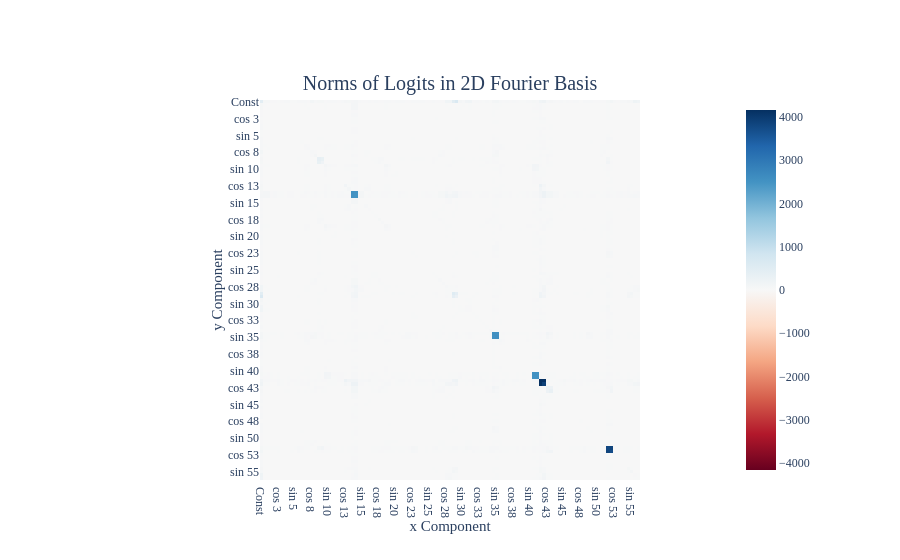

Write notebook code for a chart like this one.
### Code cell
fig = imshow_fourier(fft2d(original_logits[:, :]).norm(dim=-1), 
           title=f'Norms of Logits in 2D Fourier Basis', return_fig=True)
fig.update_layout(coloraxis_colorbar_x = 0.9)
fig.show("vscode+colab")
fig.write_image('images/norm_fourier_logits.png')

### Figure 1 — Plotly figure (JSON) as saved in the notebook; plotly's stock layout.template omitted (floating-point values rounded to 4 significant figures; data arrays with more than 128 entries replaced by an {"elided": "..."} marker saying what was removed)
{"data": [{"coloraxis": "coloraxis", "hovertemplate": "%{x}x * %{y}y<br>Value:%{z:.4f}", "name": "0", "type": "heatmap", "x": ["Const", "cos 1", "sin 1", "cos 2", "sin 2", "cos 3", "sin 3", "cos 4", "sin 4", "cos 5", "sin 5", "cos 6", "sin 6", "cos 7", "sin 7", "cos 8", "sin 8", "cos 9", "sin 9", "cos 10", "sin 10", "cos 11", "sin 11", "cos 12", "sin 12", "cos 13", "sin 13", "cos 14", "sin 14", "cos 15", "sin 15", "cos 16", "sin 16", "cos 17", "sin 17", "cos 18", "sin 18", "cos 19", "sin 19", "cos 20", "sin 20", "cos 21", "sin 21", "cos 22", "sin 22", "cos 23", "sin 23", "cos 24", "sin 24", "cos 25", "sin 25", "cos 26", "sin 26", "cos 27", "sin 27", "cos 28", "sin 28", "cos 29", "sin 29", "cos 30", "sin 30", "cos 31", "sin 31", "cos 32", "sin 32", "cos 33", "sin 33", "cos 34", "sin 34", "cos 35", "sin 35", "cos 36", "sin 36", "cos 37", "sin 37", "cos 38", "sin 38", "cos 39", "sin 39", "cos 40", "sin 40", "cos 41", "sin 41", "cos 42", "sin 42", "cos 43", "sin 43", "cos 44", "sin 44", "cos 45", "sin 45", "cos 46", "sin 46", "cos 47", "sin 47", "cos 48", "sin 48", "cos 49", "sin 49", "cos 50", "sin 50", "cos 51", "sin 51", "cos 52", "sin 52", "cos 53", "sin 53", "cos 54", "sin 54", "cos 55", "sin 55", "cos 56", "sin 56"], "xaxis": "x", "y": ["Const", "cos 1", "sin 1", "cos 2", "sin 2", "cos 3", "sin 3", "cos 4", "sin 4", "cos 5", "sin 5", "cos 6", "sin 6", "cos 7", "sin 7", "cos 8", "sin 8", "cos 9", "sin 9", "cos 10", "sin 10", "cos 11", "sin 11", "cos 12", "sin 12", "cos 13", "sin 13", "cos 14", "sin 14", "cos 15", "sin 15", "cos 16", "sin 16", "cos 17", "sin 17", "cos 18", "sin 18", "cos 19", "sin 19", "cos 20", "sin 20", "cos 21", "sin 21", "cos 22", "sin 22", "cos 23", "sin 23", "cos 24", "sin 24", "cos 25", "sin 25", "cos 26", "sin 26", "cos 27", "sin 27", "cos 28", "sin 28", "cos 29", "sin 29", "cos 30", "sin 30", "cos 31", "sin 31", "cos 32", "sin 32", "cos 33", "sin 33", "cos 34", "sin 34", "cos 35", "sin 35", "cos 36", "sin 36", "cos 37", "sin 37", "cos 38", "sin 38", "cos 39", "sin 39", "cos 40", "sin 40", "cos 41", "sin 41", "cos 42", "sin 42", "cos 43", "sin 43", "cos 44", "sin 44", "cos 45", "sin 45", "cos 46", "sin 46", "cos 47", "sin 47", "cos 48", "sin 48", "cos 49", "sin 49", "cos 50", "sin 50", "cos 51", "sin 51", "cos 52", "sin 52", "cos 53", "sin 53", "cos 54", "sin 54", "cos 55", "sin 55", "cos 56", "sin 56"], "yaxis": "y", "z": {"elided": "113x113 float values"}}], "layout": {"coloraxis": {"autocolorscale": false, "cmid": 0, "colorbar": {"x": 0.9}, "colorscale": [[0, "rgb(103,0,31)"], [0.1, "rgb(178,24,43)"], [0.2, "rgb(214,96,77)"], [0.3, "rgb(244,165,130)"], [0.4, "rgb(253,219,199)"], [0.5, "rgb(247,247,247)"], [0.6, "rgb(209,229,240)"], [0.7, "rgb(146,197,222)"], [0.8, "rgb(67,147,195)"], [0.9, "rgb(33,102,172)"], [1, "rgb(5,48,97)"]]}, "title": {"text": "Norms of Logits in 2D Fourier Basis"}, "xaxis": {"anchor": "y", "constrain": "domain", "domain": [0, 1], "scaleanchor": "y", "title": {"text": "x Component"}}, "yaxis": {"anchor": "x", "autorange": "reversed", "constrain": "domain", "domain": [0, 1], "title": {"text": "y Component"}}}}
